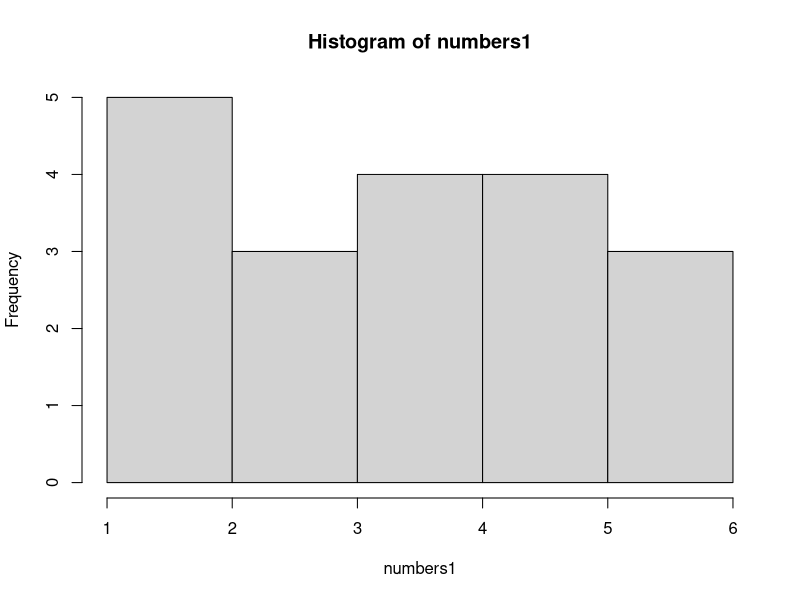
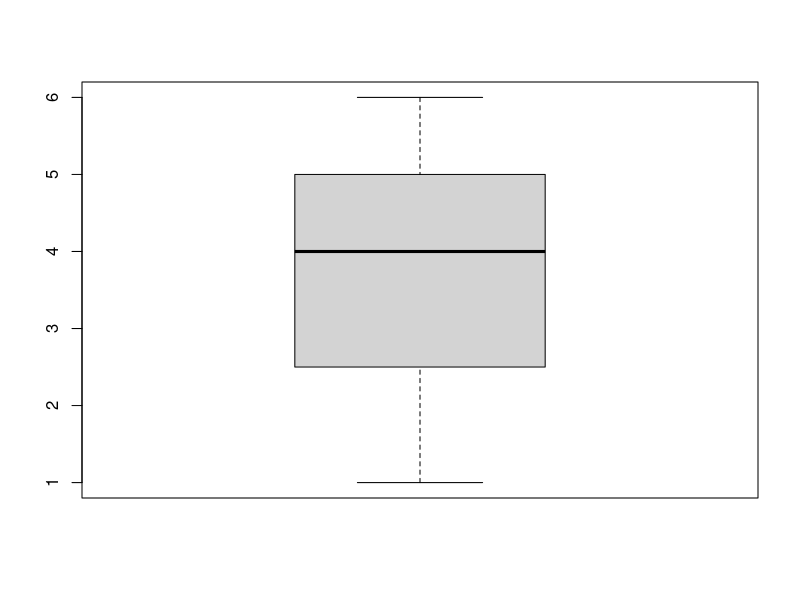
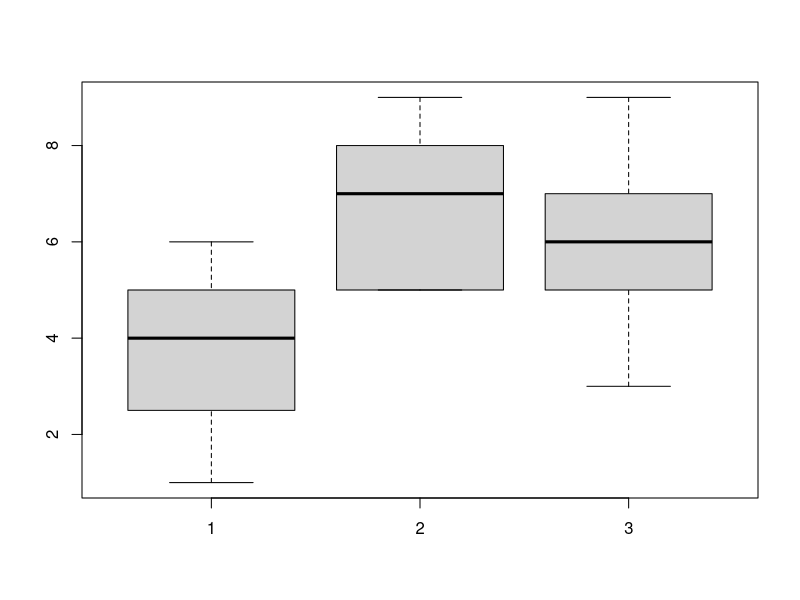
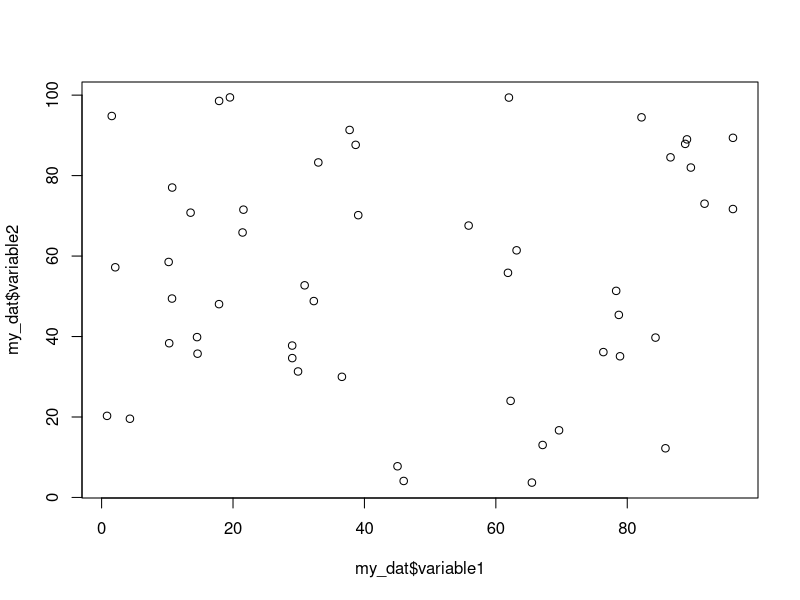
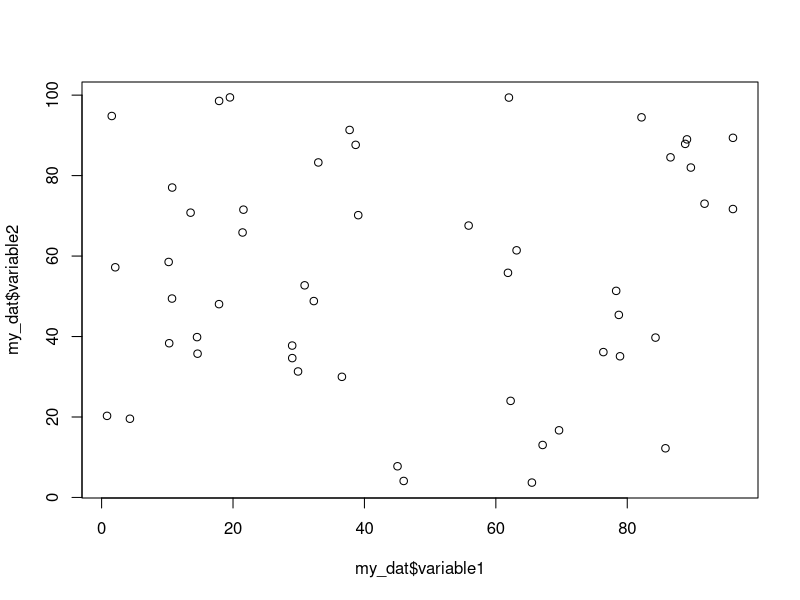
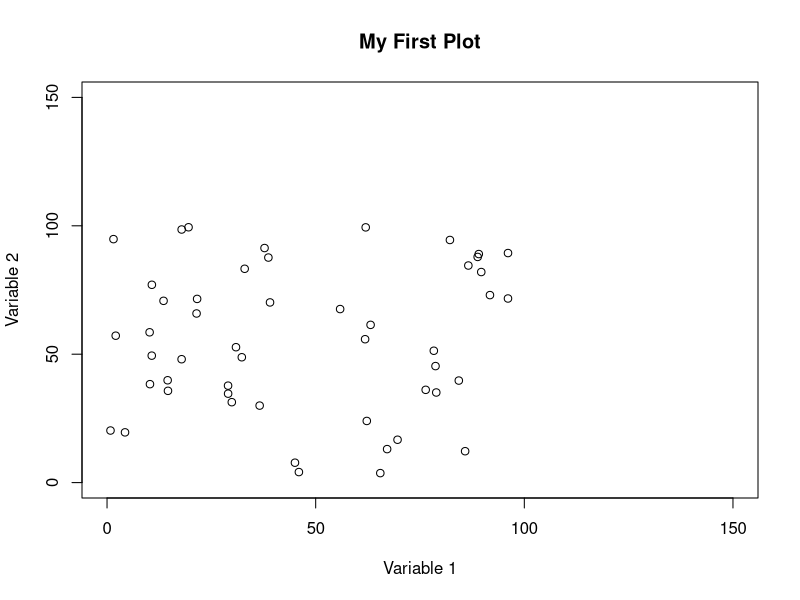

Write R code to recreate these figures, in order.
#####Visualizations with Base R

####Univariate Statistics

numbers1<- c(1,1,1,2,2,3,3,3,4,4,4,4,5,5,5,5,6,6,6)

hist(numbers1)

boxplot(numbers1)

numbers2<- c(5,5,5,5,5,6,6,6,7,7,7,8,8,8,9,9,9)

numbers3<- c(5,5,3,5,5,6,4,6,3,7,8,8,6,8,3,6,9)

boxplot(numbers1,numbers2, numbers3)

######Bivariate Statistics

#####make some fake data to create a scatterplot

#rnorm - normal distribution
#rpois - poisson
#rbinom - binomial
#runif - uniform

variable1<-runif(50,0,100)
variable2<-runif(50,0,100)
my_dat<-data.frame(variable1,variable2)

#####this does the same thing as the previous three lines
my_dat<-data.frame("variable1"=runif(50,0,100),"variable2"=runif(50,0,100))

#### Scatterplot
plot(my_dat$variable1,my_dat$variable2)

#####this does the same thing
plot(x=my_dat$variable1,y=my_dat$variable2)

###Base R has some limited graphics customization ability
plot(my_dat$variable1,my_dat$variable2,
     main="My First Plot", ###add main title
     xlab="Variable 1", ### x axis label
     ylab="Variable 2",### y axis label
     ylim=c(0,150),xlim=c(0,150))### set the length of the x and y axes.


?plot

